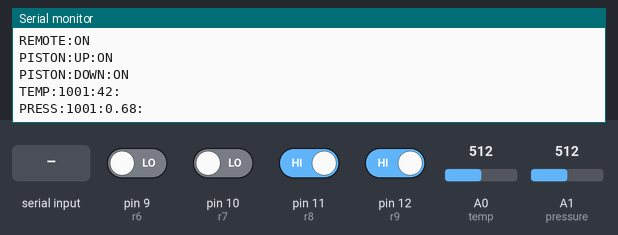
Recording of a sketch running on a simulated Arduino Mega 2560, built with avr-gcc and run on an emulated ATmega2560. Parts: the last lines printed to the serial monitor. Wiring (inferred from the names in the program): IR receiver: data pin 23. The test bench sets the inputs (shaded band); at power-on: pin 11 (r8), pin 12 (r9) HIGH, pin 9 (r6), pin 10 (r7) LOW, A0 (temp) = 512, A1 (pressure) = 512.

Above: at 1.3 s.
1.4 s: pin 9 (r6) driven HIGH
At 1.9 s:
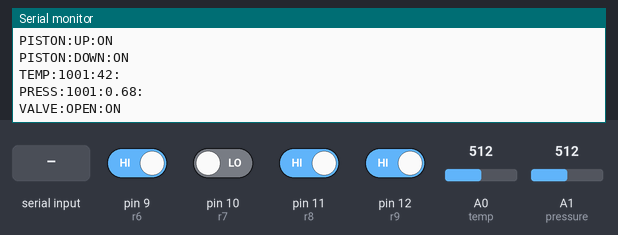
2.9 s: pin 10 (r7) driven HIGH
At 3.02 s:
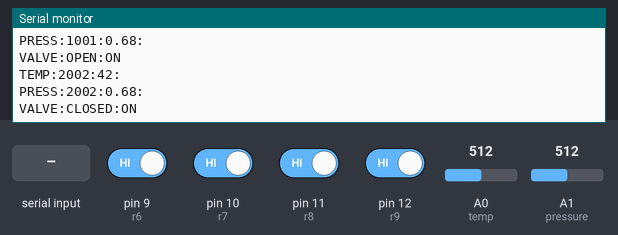
4.4 s: pin 11 (r8) driven LOW
At 4.9 s:
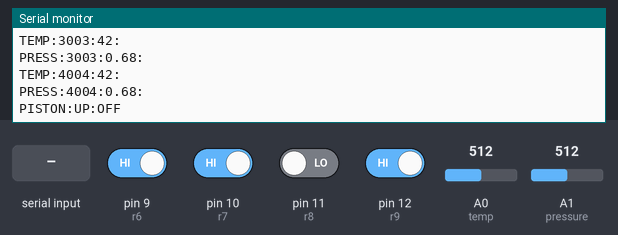
5.9 s: pin 12 (r9) driven LOW
At 6.02 s:
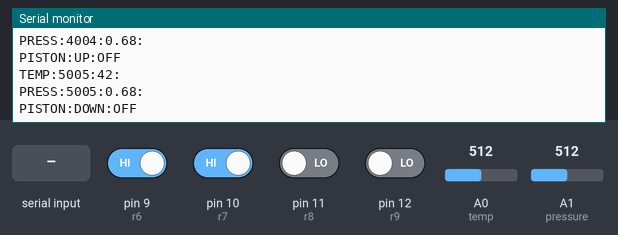
7.4 s: "1" received over Serial
At 7.9 s:
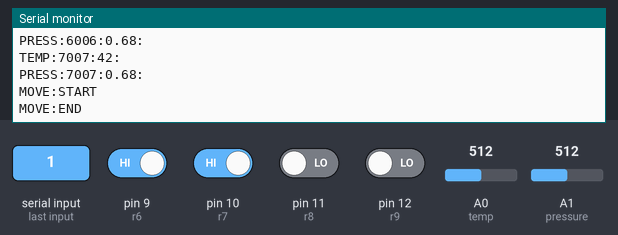
8.9 s: pin 9 (r6) driven LOW
At 9.02 s:
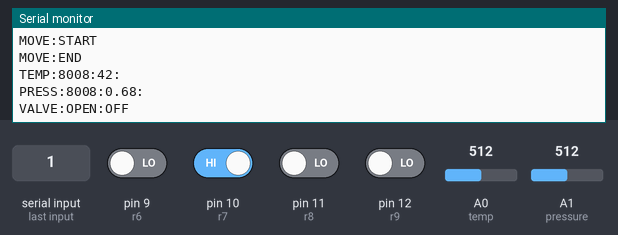

Measured:
- after the input at 1.4 s, the serial monitor: prints a new line at once (image 1)
- after the input at 2.9 s, the serial monitor: prints a new line at once (image 2)
- after the input at 4.4 s, the serial monitor: prints a new line at once (image 3)
- after the input at 5.9 s, the serial monitor: prints a new line at once (image 4)
- after the input at 7.4 s, the serial monitor: prints a new line at once (image 5)
- after the input at 8.9 s, the serial monitor: prints a new line at once (image 6)

The sketch:

main.ino
```cpp
// relays
int r1 = 4;
int r2 = 5;
int r3 = 6;
int r4 = 7;
int r5 = 8;
int r6 = 9;
int r7 = 10;
int r8 = 11;
int r9 = 12;

// remote/local switch
int remote = 23;
boolean remoteControl = false;

// booleans for status
boolean pistonUpOn = false;
boolean pistonDownOn = false;
boolean valveOpenOn = false;
boolean valveClosedOn = false;

// data monitoring storage
long oldTime = 0;
String pushData = "PUSH:";
String pullData = "PULL:";

// button signals
int insertSign = 5;
int removeSign = 6;
int pushSign = 7;
int pullSign = 8;
int openValveSign = 9;
int closeValveSign = 10;
int openScraperSign = 11;
int closeScraperSign = 12;

// sensor boundaries
int maxTemp = 55; // Celcius
double minPress = 0.4;  // MPa


void setup() {
  Serial.begin(9600);
  delay(100);
  Serial.println("START");
  Serial.flush();

  // control
  pinMode(r1, OUTPUT);
  pinMode(r2, OUTPUT);
  pinMode(r3, OUTPUT);
  pinMode(r4, OUTPUT);
  pinMode(r5, OUTPUT);
  digitalWrite(r1, HIGH);
  digitalWrite(r2, HIGH);
  digitalWrite(r3, HIGH);
  digitalWrite(r4, HIGH);
  digitalWrite(r5, HIGH);

  // feedback
  pinMode(r6, INPUT);
  pinMode(r7, INPUT);
  pinMode(r8, INPUT);
  pinMode(r9, INPUT);

  // remote/local switch
  pinMode(remote, INPUT);

  // sensors
  pinMode(A0, INPUT);  // temp
  pinMode(A1, INPUT);  // pressure
}


void loop() {
  if (Serial.available() > 0) {
    readSignal();
  }
  sendLightStatus();

  int tempRaw = analogRead(A0);
  int pressureRaw = analogRead(A1);
  int temp = processTemp(tempRaw);
  double pressure = processPressure(pressureRaw);
  if (temp >= maxTemp || pressure < minPress) {
    if (digitalRead(r8) != HIGH) {
      closeScraper();
      pullPiston();
      while (digitalRead(r8) != HIGH) {
        sendLightStatus();
        delay(10);
      }
      closeValve();
      while (digitalRead(r7) != HIGH) {
        sendLightStatus();
        delay(10);
      }
      digitalWrite(r2, HIGH);
    }
  }

  long currTime = millis();
  if (currTime > oldTime + 1000) { // 60000) {
    transmitData(currTime, temp, pressure);
  }
}


// reads incoming serial byte
void readSignal() {
  int currByte = Serial.read();
  Serial.println("MOVE:START");
  Serial.flush();
  if (currByte == removeSign) {
    if (digitalRead(r8) != HIGH) {
      closeScraper();
      pullPiston();
      while (digitalRead(r8) != HIGH) {
        sendLightStatus();
        delay(10);
      }
      closeValve();
      while (digitalRead(r7) != HIGH) {
        sendLightStatus();
        delay(10);
      }
      digitalWrite(r2, HIGH);
    }
  } else if (currByte == insertSign) {
    if (digitalRead(r9) != HIGH) {
      openScraper();
      openValve();
      while (digitalRead(r6) != HIGH) {
        sendLightStatus();
        delay(10);
      }
      digitalWrite(r1, HIGH);
      pushPiston();
      while (digitalRead(r9) != HIGH) {
        sendLightStatus();
        delay(10);
      }
    }
  } else if (currByte == pushSign) {
    pushPiston();
  } else if (currByte == pullSign) {
    pullPiston();
  } else if (currByte == openValveSign) {
    openValve();
  } else if (currByte == closeValveSign) {
    closeValve();
  } else if (currByte == openScraperSign) {
    openScraper();
  } else if (currByte == closeScraperSign) {
    closeScraper();
  }
  Serial.println("MOVE:END");
  Serial.flush();
}


// sends current status for lights
void sendLightStatus() {
  // send remote/local data
  if (digitalRead(remote) == HIGH && !remoteControl) {
    remoteControl = true;
    Serial.println("REMOTE:ON");
  } else if (digitalRead(remote) == LOW && remoteControl) {
    remoteControl = false;
    Serial.println("REMOTE:OFF");
  }
  Serial.flush();

  // send data on light status, only writing if a change was detected
  if (digitalRead(r6) == HIGH && !valveOpenOn) {
    digitalWrite(r1, HIGH);
    valveOpenOn = true;
    Serial.println("VALVE:OPEN:ON");
    Serial.flush();
  } else if (digitalRead(r6) == LOW && valveOpenOn) {
    valveOpenOn = false;
    Serial.println("VALVE:OPEN:OFF");
    Serial.flush();
  }
  if (digitalRead(r7) == HIGH && !valveClosedOn) {
    digitalWrite(r2, HIGH);
    valveClosedOn = true;
    Serial.println("VALVE:CLOSED:ON");
    Serial.flush();
  } else if (digitalRead(r7) == LOW && valveClosedOn) {
    valveClosedOn = false;
    Serial.println("VALVE:CLOSED:OFF");
    Serial.flush();
  }
  if (digitalRead(r8) == HIGH && !pistonUpOn) {
    pistonUpOn = true;
    Serial.println("PISTON:UP:ON");
    Serial.flush();
  } else if (digitalRead(r8) == LOW && pistonUpOn) {
    pistonUpOn = false;
    Serial.println("PISTON:UP:OFF");
    Serial.flush();
  }
  if (digitalRead(r9) == HIGH && !pistonDownOn) {
    pistonDownOn = true;
    Serial.println("PISTON:DOWN:ON");
    Serial.flush();
  } else if (digitalRead(r9) == LOW && pistonDownOn) {
    pistonDownOn = false;
    Serial.println("PISTON:DOWN:OFF");
    Serial.flush();
  }
}

void transmitData(long currTime, int temp, double pressure) {
    // transmits pull, push, temperature and pressure data
    // Serial.println(pushData);
    Serial.flush();
    delay(10);
    // Serial.println(pullData);
    Serial.flush();
    delay(10);
    Serial.println((String) "TEMP:" + currTime + ":" + temp + ":");
    Serial.flush();
    delay(10);
    Serial.println((String) "PRESS:" + currTime + ":" + pressure + ":");
    Serial.flush();
    delay(10);

    // redefines/initializes variables
    oldTime = currTime;
    pushData = "PUSH:";
    pullData = "PULL:";
}


int processTemp(int temp) {
  int voltage = map(temp, 0, 1023, 0, 500);
  return map(voltage, 92, 460, 0, 100);
}

double processPressure(int pressure) {
  int voltage = map(pressure, 0, 1023, 0, 500);
  return (double) map(voltage, 92, 460, 0, 160) / 100.0; // EDIT
}


void pullPiston() {
  digitalWrite(r3, HIGH);
}

void pushPiston() {
  if (digitalRead(r6) == HIGH) {
    digitalWrite(r3, LOW);
  }
}


void openValve() {
  digitalWrite(r2, HIGH);
  digitalWrite(r1, LOW);
}

void closeValve() {
  if (digitalRead(r8) == HIGH) {
    digitalWrite(r1, HIGH);
    digitalWrite(r2, LOW);
  }
}


void openScraper() {
  digitalWrite(r5, LOW);
}

void closeScraper() {
  digitalWrite(r5, HIGH);
}
```
